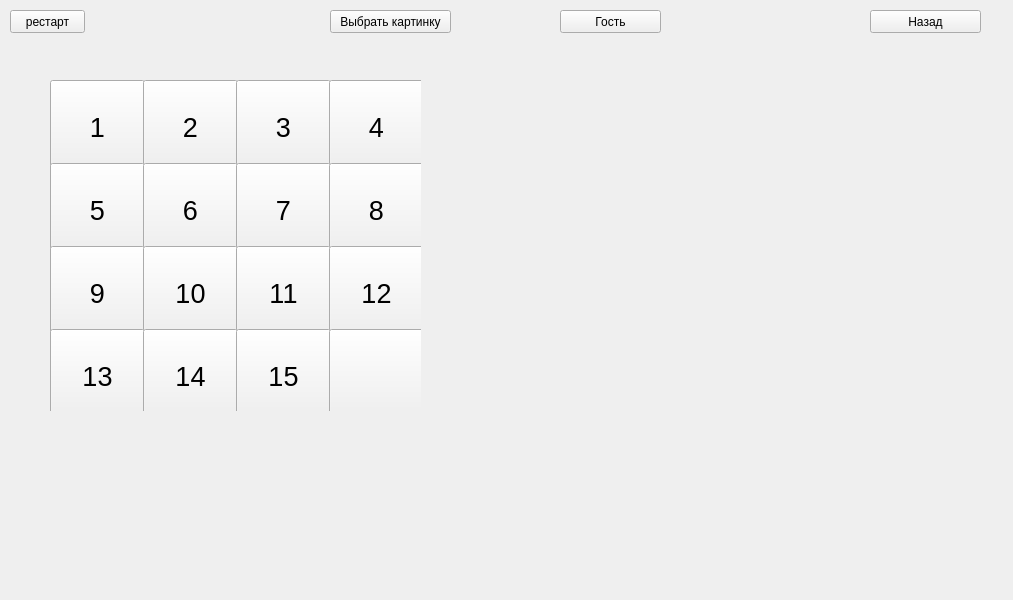
<?xml version="1.0" encoding="UTF-8"?>
<ui version="4.0">
 <class>MainWindow</class>
 <widget class="QMainWindow" name="MainWindow">
  <property name="geometry">
   <rect>
    <x>0</x>
    <y>0</y>
    <width>1013</width>
    <height>600</height>
   </rect>
  </property>
  <property name="windowTitle">
   <string>MainWindow</string>
  </property>
  <widget class="QWidget" name="centralwidget">
   <widget class="QWidget" name="verticalLayoutWidget">
    <property name="geometry">
     <rect>
      <x>50</x>
      <y>80</y>
      <width>371</width>
      <height>331</height>
     </rect>
    </property>
    <layout class="QVBoxLayout" name="verticalLayout">
     <property name="spacing">
      <number>0</number>
     </property>
     <property name="sizeConstraint">
      <enum>QLayout::SetDefaultConstraint</enum>
     </property>
     <item>
      <layout class="QHBoxLayout" name="horizontalLayout_2">
       <property name="spacing">
        <number>0</number>
       </property>
       <item>
        <widget class="QPushButton" name="pushButton_1">
         <property name="enabled">
          <bool>true</bool>
         </property>
         <property name="minimumSize">
          <size>
           <width>95</width>
           <height>95</height>
          </size>
         </property>
         <property name="baseSize">
          <size>
           <width>0</width>
           <height>0</height>
          </size>
         </property>
         <property name="font">
          <font>
           <pointsize>20</pointsize>
          </font>
         </property>
         <property name="text">
          <string>1</string>
         </property>
        </widget>
       </item>
       <item>
        <widget class="QPushButton" name="pushButton_2">
         <property name="minimumSize">
          <size>
           <width>95</width>
           <height>95</height>
          </size>
         </property>
         <property name="font">
          <font>
           <pointsize>20</pointsize>
          </font>
         </property>
         <property name="text">
          <string>2</string>
         </property>
        </widget>
       </item>
       <item>
        <widget class="QPushButton" name="pushButton_3">
         <property name="minimumSize">
          <size>
           <width>95</width>
           <height>95</height>
          </size>
         </property>
         <property name="font">
          <font>
           <pointsize>20</pointsize>
          </font>
         </property>
         <property name="text">
          <string>3</string>
         </property>
        </widget>
       </item>
       <item>
        <widget class="QPushButton" name="pushButton_4">
         <property name="minimumSize">
          <size>
           <width>95</width>
           <height>95</height>
          </size>
         </property>
         <property name="font">
          <font>
           <pointsize>20</pointsize>
          </font>
         </property>
         <property name="text">
          <string>4</string>
         </property>
        </widget>
       </item>
      </layout>
     </item>
     <item>
      <layout class="QHBoxLayout" name="horizontalLayout_3">
       <property name="spacing">
        <number>0</number>
       </property>
       <item>
        <widget class="QPushButton" name="pushButton_5">
         <property name="minimumSize">
          <size>
           <width>95</width>
           <height>95</height>
          </size>
         </property>
         <property name="font">
          <font>
           <pointsize>20</pointsize>
          </font>
         </property>
         <property name="text">
          <string>5</string>
         </property>
        </widget>
       </item>
       <item>
        <widget class="QPushButton" name="pushButton_6">
         <property name="minimumSize">
          <size>
           <width>95</width>
           <height>95</height>
          </size>
         </property>
         <property name="font">
          <font>
           <pointsize>20</pointsize>
          </font>
         </property>
         <property name="text">
          <string>6</string>
         </property>
        </widget>
       </item>
       <item>
        <widget class="QPushButton" name="pushButton_7">
         <property name="minimumSize">
          <size>
           <width>95</width>
           <height>95</height>
          </size>
         </property>
         <property name="font">
          <font>
           <pointsize>20</pointsize>
          </font>
         </property>
         <property name="text">
          <string>7</string>
         </property>
        </widget>
       </item>
       <item>
        <widget class="QPushButton" name="pushButton_8">
         <property name="minimumSize">
          <size>
           <width>95</width>
           <height>95</height>
          </size>
         </property>
         <property name="font">
          <font>
           <pointsize>20</pointsize>
          </font>
         </property>
         <property name="text">
          <string>8</string>
         </property>
        </widget>
       </item>
      </layout>
     </item>
     <item>
      <layout class="QHBoxLayout" name="horizontalLayout_5">
       <property name="spacing">
        <number>0</number>
       </property>
       <item>
        <widget class="QPushButton" name="pushButton_9">
         <property name="minimumSize">
          <size>
           <width>95</width>
           <height>95</height>
          </size>
         </property>
         <property name="font">
          <font>
           <pointsize>20</pointsize>
          </font>
         </property>
         <property name="text">
          <string>9</string>
         </property>
        </widget>
       </item>
       <item>
        <widget class="QPushButton" name="pushButton_10">
         <property name="minimumSize">
          <size>
           <width>95</width>
           <height>95</height>
          </size>
         </property>
         <property name="font">
          <font>
           <pointsize>20</pointsize>
          </font>
         </property>
         <property name="text">
          <string>10</string>
         </property>
        </widget>
       </item>
       <item>
        <widget class="QPushButton" name="pushButton_11">
         <property name="minimumSize">
          <size>
           <width>95</width>
           <height>95</height>
          </size>
         </property>
         <property name="font">
          <font>
           <pointsize>20</pointsize>
          </font>
         </property>
         <property name="text">
          <string>11</string>
         </property>
        </widget>
       </item>
       <item>
        <widget class="QPushButton" name="pushButton_12">
         <property name="minimumSize">
          <size>
           <width>95</width>
           <height>95</height>
          </size>
         </property>
         <property name="font">
          <font>
           <pointsize>20</pointsize>
          </font>
         </property>
         <property name="text">
          <string>12</string>
         </property>
        </widget>
       </item>
      </layout>
     </item>
     <item>
      <layout class="QHBoxLayout" name="horizontalLayout_4">
       <property name="spacing">
        <number>0</number>
       </property>
       <item>
        <widget class="QPushButton" name="pushButton_13">
         <property name="minimumSize">
          <size>
           <width>95</width>
           <height>95</height>
          </size>
         </property>
         <property name="font">
          <font>
           <pointsize>20</pointsize>
          </font>
         </property>
         <property name="text">
          <string>13</string>
         </property>
        </widget>
       </item>
       <item>
        <widget class="QPushButton" name="pushButton_14">
         <property name="minimumSize">
          <size>
           <width>95</width>
           <height>95</height>
          </size>
         </property>
         <property name="font">
          <font>
           <pointsize>20</pointsize>
          </font>
         </property>
         <property name="text">
          <string>14</string>
         </property>
        </widget>
       </item>
       <item>
        <widget class="QPushButton" name="pushButton_15">
         <property name="minimumSize">
          <size>
           <width>95</width>
           <height>95</height>
          </size>
         </property>
         <property name="font">
          <font>
           <pointsize>20</pointsize>
          </font>
         </property>
         <property name="text">
          <string>15</string>
         </property>
        </widget>
       </item>
       <item>
        <widget class="QPushButton" name="pushButton_16">
         <property name="minimumSize">
          <size>
           <width>95</width>
           <height>95</height>
          </size>
         </property>
         <property name="font">
          <font>
           <pointsize>20</pointsize>
          </font>
         </property>
         <property name="text">
          <string/>
         </property>
        </widget>
       </item>
      </layout>
     </item>
    </layout>
   </widget>
   <widget class="QLabel" name="image">
    <property name="geometry">
     <rect>
      <x>530</x>
      <y>50</y>
      <width>431</width>
      <height>371</height>
     </rect>
    </property>
    <property name="text">
     <string/>
    </property>
   </widget>
   <widget class="QPushButton" name="restart">
    <property name="geometry">
     <rect>
      <x>10</x>
      <y>10</y>
      <width>75</width>
      <height>23</height>
     </rect>
    </property>
    <property name="text">
     <string>рестарт</string>
    </property>
   </widget>
   <widget class="QPushButton" name="name">
    <property name="geometry">
     <rect>
      <x>560</x>
      <y>10</y>
      <width>101</width>
      <height>23</height>
     </rect>
    </property>
    <property name="text">
     <string>Гость</string>
    </property>
   </widget>
   <widget class="QPushButton" name="choice_image">
    <property name="geometry">
     <rect>
      <x>330</x>
      <y>10</y>
      <width>121</width>
      <height>23</height>
     </rect>
    </property>
    <property name="text">
     <string>Выбрать картинку</string>
    </property>
   </widget>
   <widget class="QPushButton" name="back_btn">
    <property name="geometry">
     <rect>
      <x>870</x>
      <y>10</y>
      <width>111</width>
      <height>23</height>
     </rect>
    </property>
    <property name="text">
     <string>Назад</string>
    </property>
   </widget>
  </widget>
 </widget>
 <resources/>
 <connections/>
</ui>
